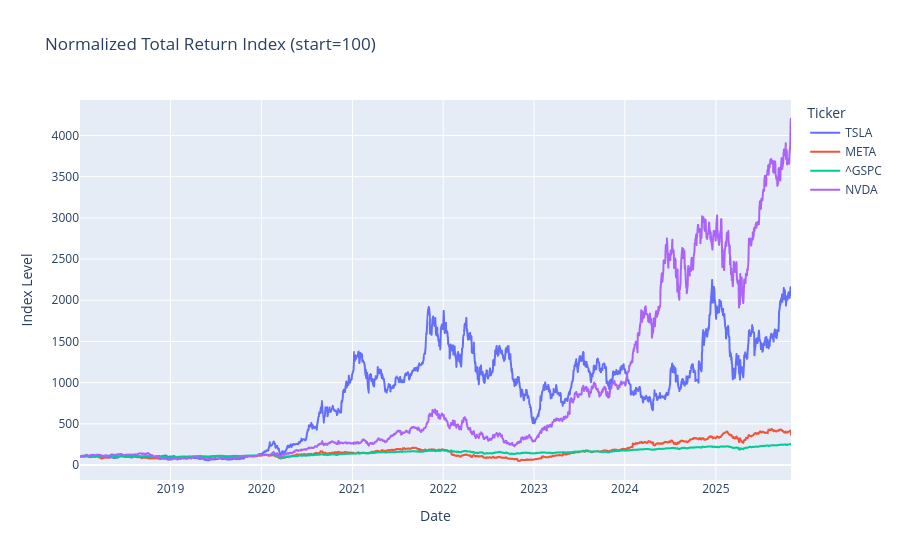

The cell this chart's notebook holds for it:
### Code cell
plot_normalized(total_return_idx[non_index_cols], title="Normalized Total Return Index (start=100)")

### Figure 1 — Plotly figure (JSON) as saved in the notebook; plotly's stock layout.template omitted (floating-point values rounded to 4 significant figures; data arrays with more than 128 entries replaced by an {"elided": "..."} marker saying what was removed)
{"data": [{"hovertemplate": "Ticker=TSLA<br>Date=%{x}<br>Index Level=%{y}<extra></extra>", "legendgroup": "TSLA", "line": {"color": "#636efa", "dash": "solid"}, "marker": {"symbol": "circle"}, "mode": "lines", "name": "TSLA", "showlegend": true, "type": "scattergl", "x": {"elided": "1969 str values"}, "xaxis": "x", "y": {"elided": "1969 float values"}, "yaxis": "y"}, {"hovertemplate": "Ticker=META<br>Date=%{x}<br>Index Level=%{y}<extra></extra>", "legendgroup": "META", "line": {"color": "#EF553B", "dash": "solid"}, "marker": {"symbol": "circle"}, "mode": "lines", "name": "META", "showlegend": true, "type": "scattergl", "x": {"elided": "1969 str values"}, "xaxis": "x", "y": {"elided": "1969 float values"}, "yaxis": "y"}, {"hovertemplate": "Ticker=^GSPC<br>Date=%{x}<br>Index Level=%{y}<extra></extra>", "legendgroup": "^GSPC", "line": {"color": "#00cc96", "dash": "solid"}, "marker": {"symbol": "circle"}, "mode": "lines", "name": "^GSPC", "showlegend": true, "type": "scattergl", "x": {"elided": "1969 str values"}, "xaxis": "x", "y": {"elided": "1969 float values"}, "yaxis": "y"}, {"hovertemplate": "Ticker=NVDA<br>Date=%{x}<br>Index Level=%{y}<extra></extra>", "legendgroup": "NVDA", "line": {"color": "#ab63fa", "dash": "solid"}, "marker": {"symbol": "circle"}, "mode": "lines", "name": "NVDA", "showlegend": true, "type": "scattergl", "x": {"elided": "1969 str values"}, "xaxis": "x", "y": {"elided": "1969 float values"}, "yaxis": "y"}], "layout": {"legend": {"title": {"text": "Ticker"}, "tracegroupgap": 0}, "title": {"text": "Normalized Total Return Index (start=100)"}, "xaxis": {"anchor": "y", "domain": [0, 1], "title": {"text": "Date"}}, "yaxis": {"anchor": "x", "domain": [0, 1], "title": {"text": "Index Level"}}}}
